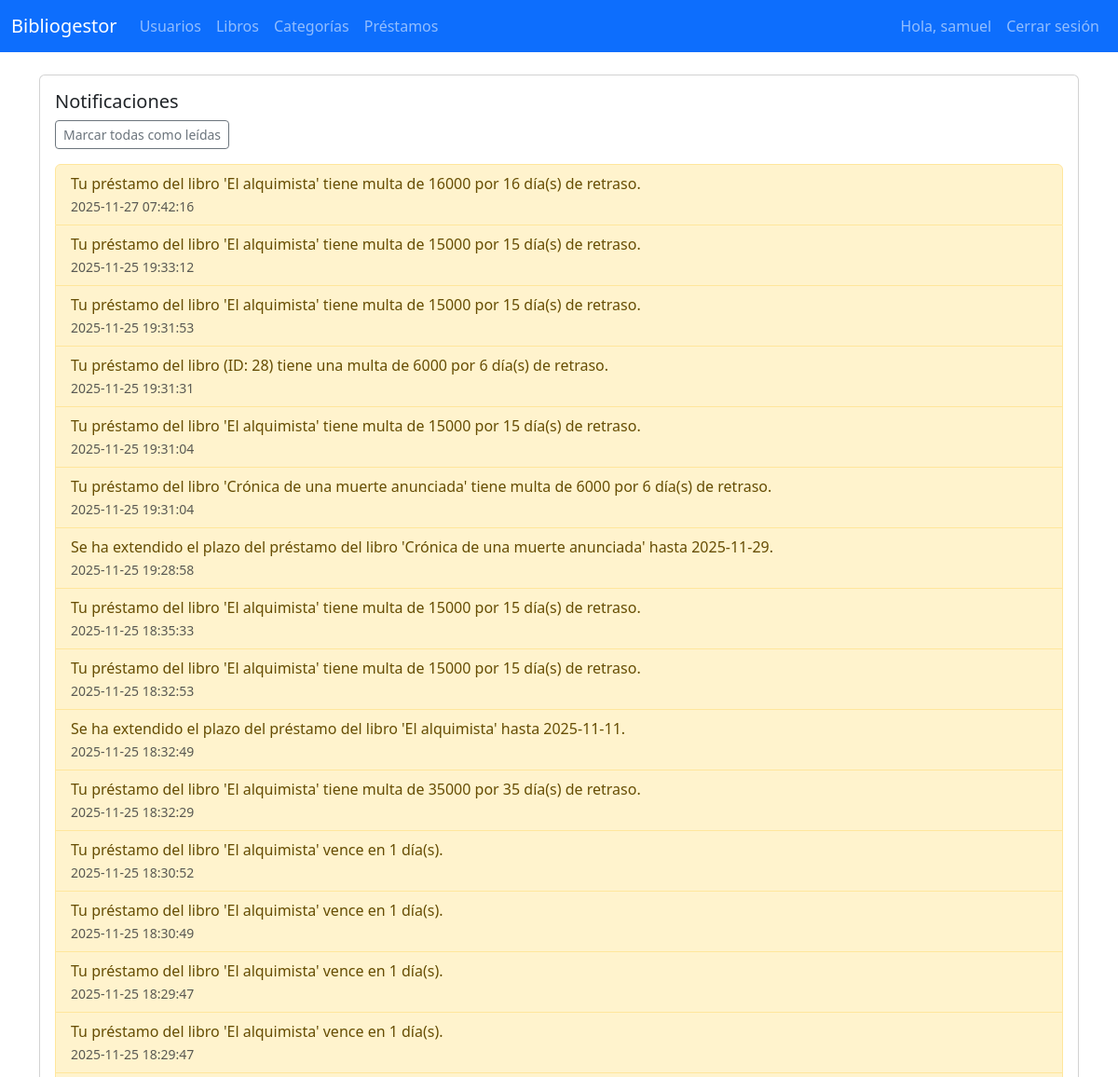
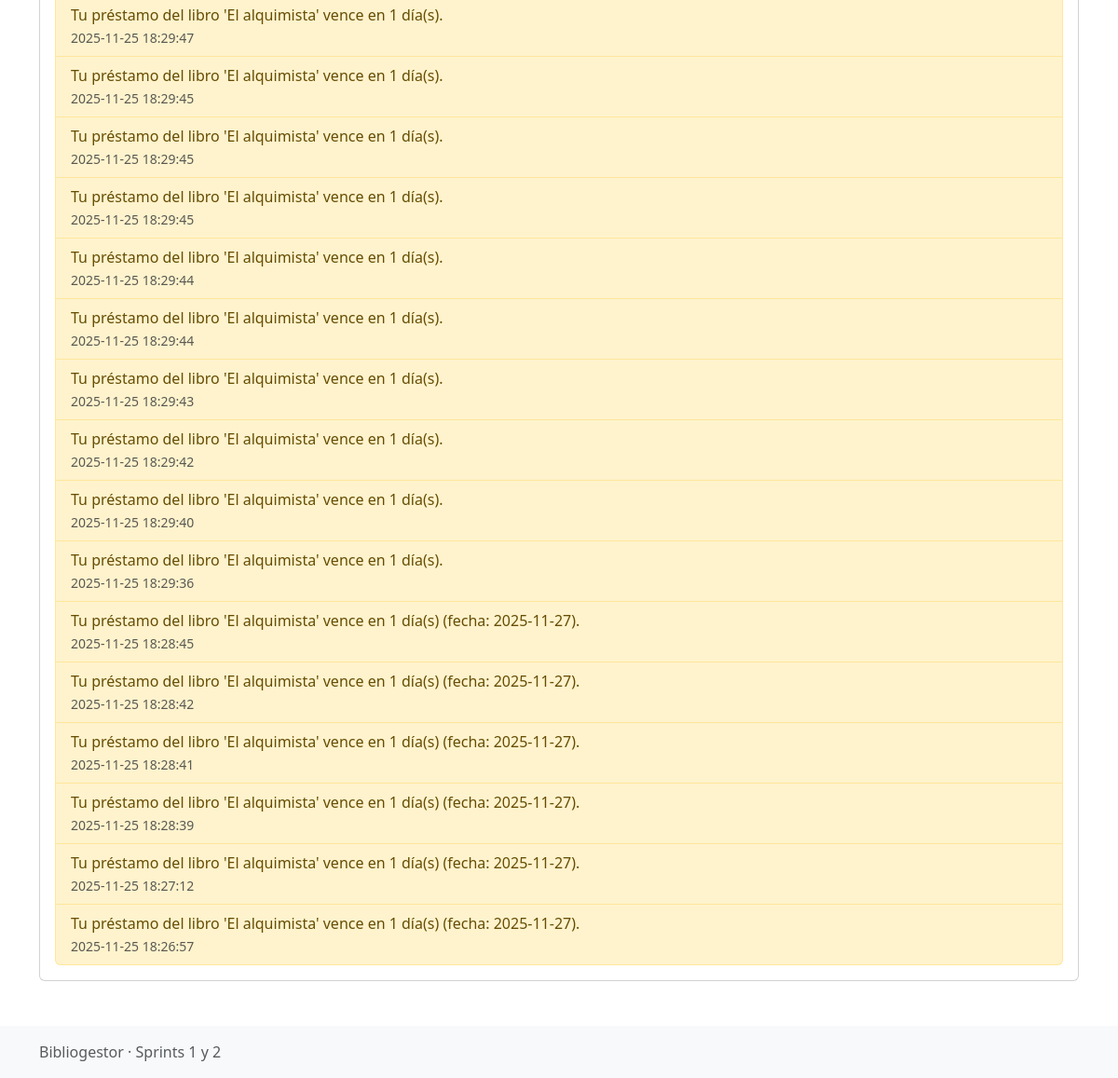
The app's page /usuarios/notificaciones.php (signed in) with its own data (2 pictures, top to bottom).
### tables this page shows
CREATE TABLE `notificaciones` (
  `idNotificacion` int(11) NOT NULL,
  `usuario_id` int(11) DEFAULT NULL,
  `mensaje` text NOT NULL,
  `leido` tinyint(1) NOT NULL DEFAULT 0,
  `fecha` datetime DEFAULT current_timestamp()
);

### usuarios/notificaciones.php (the view, shortened to what this page needs)
<?php
require_once __DIR__ . '/../plantillas/encabezado.php';
$conn = obtenerConexion();
$uid = $_SESSION['usuario']['id'];
$res = $conn->prepare("SELECT * FROM notificaciones WHERE usuario_id = ? ORDER BY fecha DESC");
$res->bind_param('i', $uid); $res->execute(); $rs = $res->get_result();
?>
<div class="card"><div class="card-body">
<h5>Notificaciones</h5>
<form method="post" class="mb-3"><button name="marcar_todas" class="btn btn-sm btn-outline-secondary">Marcar todas como leídas</button></form>
<?php if ($rs->num_rows === 0): ?><div class="alert alert-info">No hay notificaciones.</div><?php else: ?>
  <ul class="list-group"><?php while($n = $rs->fetch_assoc()): ?>
    <li class="list-group-item <?php echo $n['leido'] ? '' : 'list-group-item-warning'; ?>">
      <div><?php echo htmlspecialchars($n['mensaje']); ?></div>
      <small class="text-muted"><?php echo $n['fecha']; ?></small>
    </li>
  <?php endwhile; ?></ul>
<?php endif; ?>
</div></div>
<?php require_once __DIR__ . '/../plantillas/pie.php'; ?>

### records on screen
notificaciones: mensaje "Tu préstamo del libro 'El alquimista' tiene multa de 16000 por 16 día(s) de retraso.", fecha "2025-11-27 07:42:16"
notificaciones: mensaje "Tu préstamo del libro 'El alquimista' tiene multa de 15000 por 15 día(s) de retraso.", fecha "2025-11-25 19:33:12"
notificaciones: mensaje "Tu préstamo del libro 'El alquimista' tiene multa de 15000 por 15 día(s) de retraso.", fecha "2025-11-25 19:31:53"
notificaciones: mensaje "Tu préstamo del libro (ID: 28) tiene una multa de 6000 por 6 día(s) de retraso.", fecha "2025-11-25 19:31:31"
notificaciones: mensaje "Tu préstamo del libro 'El alquimista' tiene multa de 15000 por 15 día(s) de retraso.", fecha "2025-11-25 19:31:04"
notificaciones: mensaje "Tu préstamo del libro 'Crónica de una muerte anunciada' tiene multa de 6000 por 6 día(s) de retraso.", fecha "2025-11-25 19:31:04"
notificaciones: mensaje "Se ha extendido el plazo del préstamo del libro 'Crónica de una muerte anunciada' hasta 2025-11-29.", fecha "2025-11-25 19:28:58"
notificaciones: mensaje "Tu préstamo del libro 'El alquimista' tiene multa de 15000 por 15 día(s) de retraso.", fecha "2025-11-25 18:35:33"
notificaciones: mensaje "Tu préstamo del libro 'El alquimista' tiene multa de 15000 por 15 día(s) de retraso.", fecha "2025-11-25 18:32:53"
notificaciones: mensaje "Se ha extendido el plazo del préstamo del libro 'El alquimista' hasta 2025-11-11.", fecha "2025-11-25 18:32:49"
notificaciones: mensaje "Tu préstamo del libro 'El alquimista' tiene multa de 35000 por 35 día(s) de retraso.", fecha "2025-11-25 18:32:29"
notificaciones: mensaje "Tu préstamo del libro 'El alquimista' vence en 1 día(s).", fecha "2025-11-25 18:30:52"
notificaciones: mensaje "Tu préstamo del libro 'El alquimista' vence en 1 día(s).", fecha "2025-11-25 18:30:49"
notificaciones: mensaje "Tu préstamo del libro 'El alquimista' vence en 1 día(s).", fecha "2025-11-25 18:29:47"
notificaciones: mensaje "Tu préstamo del libro 'El alquimista' vence en 1 día(s).", fecha "2025-11-25 18:29:47"
notificaciones: mensaje "Tu préstamo del libro 'El alquimista' vence en 1 día(s).", fecha "2025-11-25 18:29:47"
notificaciones: mensaje "Tu préstamo del libro 'El alquimista' vence en 1 día(s).", fecha "2025-11-25 18:29:45"
notificaciones: mensaje "Tu préstamo del libro 'El alquimista' vence en 1 día(s).", fecha "2025-11-25 18:29:45"
notificaciones: mensaje "Tu préstamo del libro 'El alquimista' vence en 1 día(s).", fecha "2025-11-25 18:29:45"
notificaciones: mensaje "Tu préstamo del libro 'El alquimista' vence en 1 día(s).", fecha "2025-11-25 18:29:44"
notificaciones: mensaje "Tu préstamo del libro 'El alquimista' vence en 1 día(s).", fecha "2025-11-25 18:29:44"
notificaciones: mensaje "Tu préstamo del libro 'El alquimista' vence en 1 día(s).", fecha "2025-11-25 18:29:43"
notificaciones: mensaje "Tu préstamo del libro 'El alquimista' vence en 1 día(s).", fecha "2025-11-25 18:29:42"
notificaciones: mensaje "Tu préstamo del libro 'El alquimista' vence en 1 día(s).", fecha "2025-11-25 18:29:40"
notificaciones: mensaje "Tu préstamo del libro 'El alquimista' vence en 1 día(s).", fecha "2025-11-25 18:29:36"
notificaciones: mensaje "Tu préstamo del libro 'El alquimista' vence en 1 día(s) (fecha: 2025-11-27).", fecha "2025-11-25 18:28:45"
notificaciones: mensaje "Tu préstamo del libro 'El alquimista' vence en 1 día(s) (fecha: 2025-11-27).", fecha "2025-11-25 18:28:42"
notificaciones: mensaje "Tu préstamo del libro 'El alquimista' vence en 1 día(s) (fecha: 2025-11-27).", fecha "2025-11-25 18:28:41"
notificaciones: mensaje "Tu préstamo del libro 'El alquimista' vence en 1 día(s) (fecha: 2025-11-27).", fecha "2025-11-25 18:28:39"
notificaciones: mensaje "Tu préstamo del libro 'El alquimista' vence en 1 día(s) (fecha: 2025-11-27).", fecha "2025-11-25 18:27:12"
notificaciones: mensaje "Tu préstamo del libro 'El alquimista' vence en 1 día(s) (fecha: 2025-11-27).", fecha "2025-11-25 18:26:57"

### other values on screen
$_SESSION['usuario']['nombre'] "samuel"
